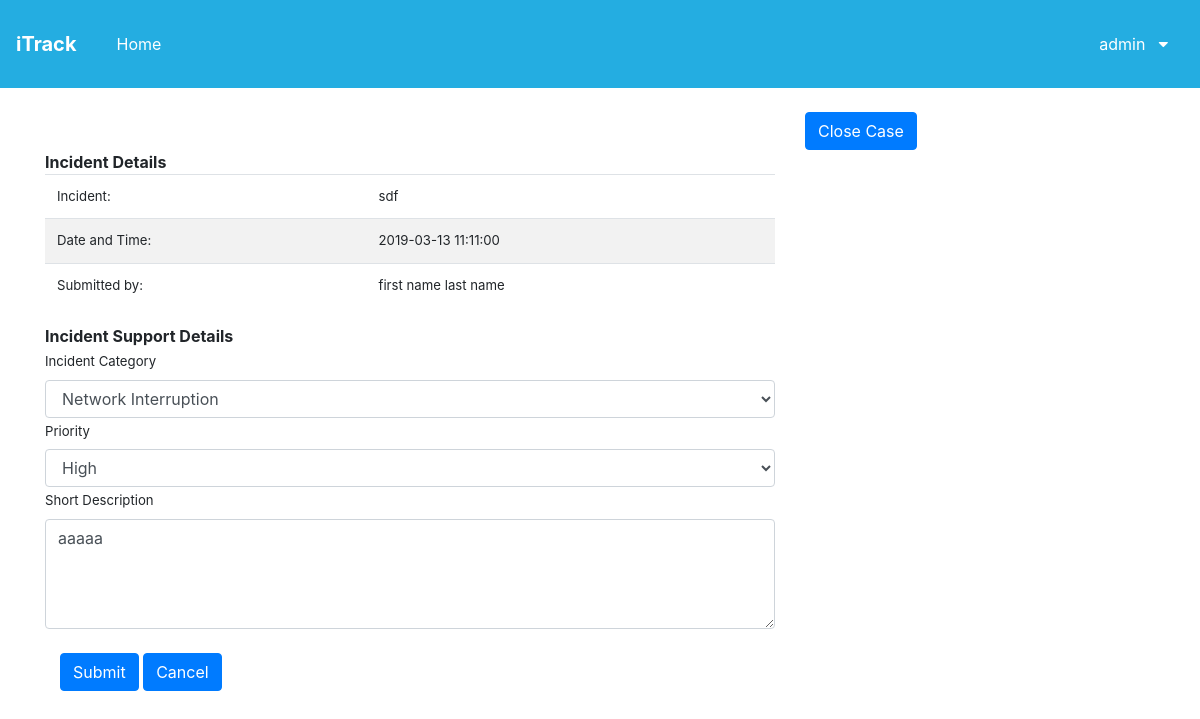
The app's page /itrackfinal/itmsview_incidentmgmt.php?id=1 (signed in) with its own data.
### tables this page shows
CREATE TABLE `incident_mgmt` (
  `incidentTicket` int(11) NOT NULL,
  `incident` varchar(300) NOT NULL,
  `date_time` datetime NOT NULL,
  `incidentInv` varchar(300) NOT NULL,
  `incidentReport` longtext NOT NULL,
  `incidentCategory` varchar(100) NOT NULL,
  `incidentPriority` varchar(100) NOT NULL,
  `incidentDesc` varchar(300) NOT NULL,
  `is_closed` tinyint(1) NOT NULL,
  `is_archived` tinyint(1) NOT NULL,
  `resolved_at` datetime NOT NULL,
  `closed_by` varchar(11) NOT NULL
);

CREATE TABLE `users` (
  `isAdmin` tinyint(1) NOT NULL,
  `idUsers` int(11) NOT NULL,
  `fnameUser` varchar(256) NOT NULL,
  `mnameUser` varchar(256) NOT NULL,
  `lnameUser` varchar(256) NOT NULL,
  `uidUsers` varchar(256) NOT NULL,
  `pwdUsers` varchar(256) NOT NULL,
  `isDeleted` tinyint(1) NOT NULL
);

### itrackfinal/itmsview_incidentmgmt.php (the view, shortened to what this page needs)
<?php
    include 'includes/dbh.inc.php';
    $id = $_GET['id'];
    $sql = "SELECT * from incident_mgmt join users on incidentInv = idUsers where incidentTicket = $id";
    $result = $conn->query($sql);
    $row = $result->fetch_assoc();
    $date = new DateTime($row['date_time']);
    $name = $row['fnameUser'] . ' ' . $row['lnameUser'];
    $priority = $row['incidentPriority'];
    $category = $row['incidentCategory'];
    $description = $row['incidentDesc'];
	require "adminheader.php";
?>
<!DOCTYPE html>
<html lang="en">
<link rel="stylesheet" href="css/bootstrap.css">
    <link href="//maxcdn.bootstrapcdn.com/font-awesome/4.7.0/css/font-awesome.min.css" rel="stylesheet">
<head>
</head>
<body>
 <br>
 <div class="container">
 <div class="row justify-content-end">
 <div class = "col-md-4 offset-md-4">
                            <a class='btn btn-primary' href= "includes/closeIncident.inc.php?id=<?=$id?>" style="color:white;text-decoration:none">Close Case</a>
                        </div>
 </div>
	 	<div class="row">
          <div class="col-8">
          <table class="table table-striped">
          <tbody>
            <tr> <b>Incident Details</b> </tr>
            <tr>
            <td> Incident: </td>
            <td><?=$row['incident']?></td>
            </tr>
            <tr>
            <td> Date and Time: </td>
            <td><?=$date->format('Y-m-d H:i:s');?></td>
            </tr>
            <tr>
            <td> Submitted by: </td>
            <td><?=$name?></td>
            </tr>
          </tbody>
          </table>
          </div>
          </div>
          <div class="row">
					<div class = "col-8">
          <b>Incident Support Details</b>
          <form action="<?php echo $_SERVER['PHP_SELF']; ?>" method="post">
          <label for="incidentCategory"> Incident Category </label>
                             <select name="incidentCategory" class="form-control" onmousedown="if(this.options.length>5){this.size=5;}" onchange='this.size=0;' onblur="this.size=0;" class=form-control>
                                <option value="networkInterruption"<?php echo $category=='networkInterruption'? 'selected': ''?> > Network Interruption</option>
                              </select>
                            </div>
                          </div>
          <div class="row">
					<div class = "col-8">
            <label for="priority"> Priority</label>
                      <select name="priority"  class="form-control" onmousedown="if(this.options.length>5){this.size=5;}" onchange='this.size=0;' onblur="this.size=0;" class=form-control>
                                <option value="high" <?php echo $priority=='high'? 'selected': ''?> >High</option>
                        </select>
                      </div>
                    </div>
          <div class="row">
					<div class = "col-8">
          <label for="shortDescription"> Short Description </label>
          <textarea class="form-control" name="shortDescription"  rows="4.5" cols="50"><?=$description?></textarea>
					</div>
        </div>
        <br>
    		<div class = "col-8">
 					<input name="submit" type="submit" id="sendincidentcategory" class="btn btn-primary" formation="/homeitrack.php">
                           <button  type="cancel" id="cancelincident" class="btn btn-primary" formation="/homeitrack.php">
                            <a href= "IncidentMgmt.php" style="color:white;text-decoration:none"> Cancel</a>
                            </button>
                        </div>
                    </div>
                </div></div></div></body></html>

### itrackfinal/assets/css/style.css (style rules this page uses)
.btn { display: inline-flex; align-items: center; }
*, *:before, *:after { box-sizing: inherit; }

### records on screen
incident_mgmt: incident "sdf", date_time "2019-03-13 11:11:00", users.fnameUser+lnameUser "first name last name", incidentCategory "Network Interruption", priority "High", shortDescription "aaaaa"

### other values on screen
$_SESSION['userUid'] "admin"
